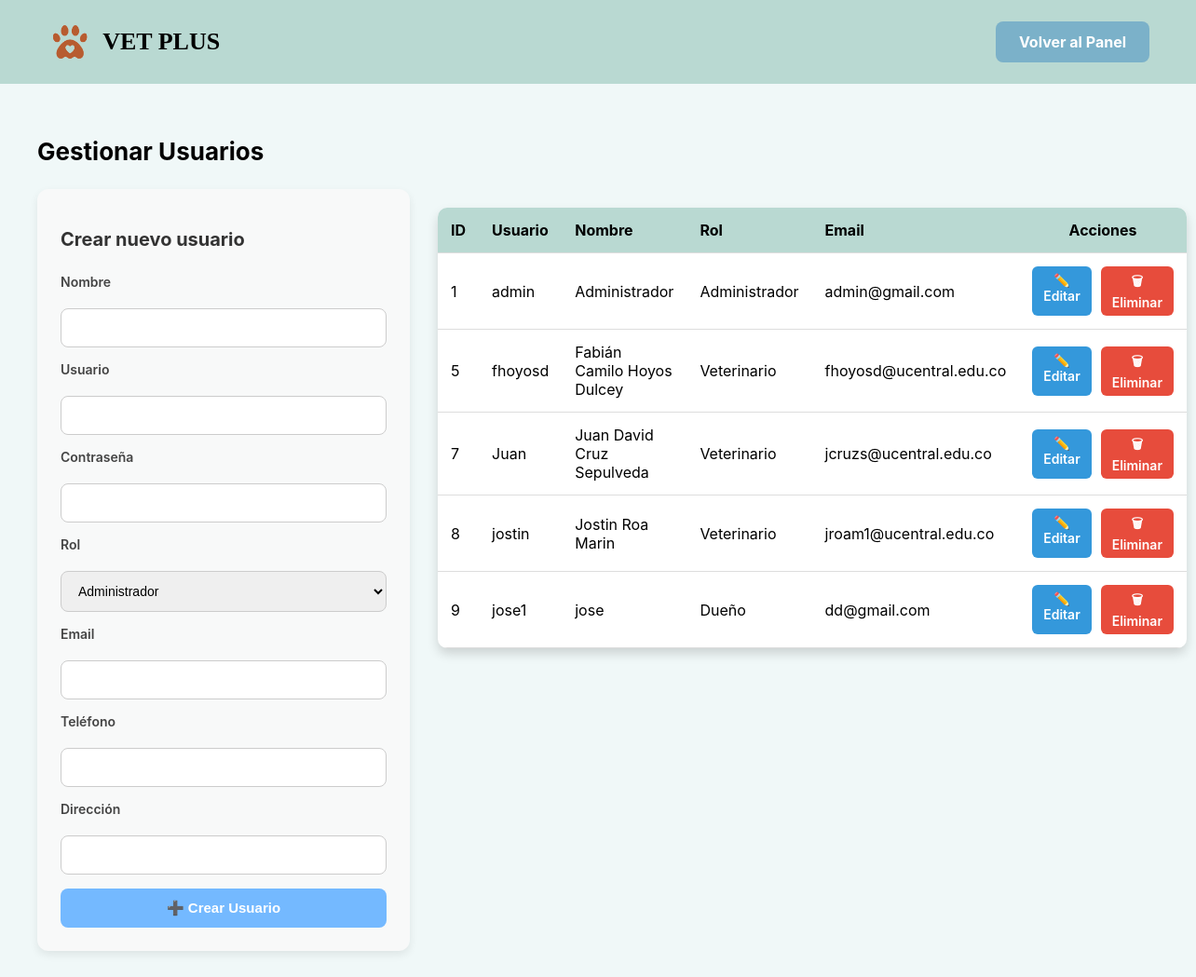
Screenshot of /users (signed in) with the database file from the repository.
### vetplus/models.py (models this page shows)
class User(db.Model, UserMixin):
    id = db.Column(db.Integer, primary_key = True)
    username = db.Column(db.String(50), unique = True, nullable = False)
    password = db.Column(db.String(100), nullable = False)
    role = db.Column(db.String(20), nullable = False, default = "owner") # owner, vet, admin
    name = db.Column(db.String(50), nullable = False)
    email = db.Column(db.String(100), unique = True, nullable = False)
    phone = db.Column(db.String(20), nullable = False)
    address = db.Column(db.String(200), nullable = False)
    pets = db.relationship("Pet", backref = "owner", cascade = "all, delete-orphan")
    patients = db.relationship(
        "Pet",
        secondary = vet_pet,
        back_populates = "veterinarians"
    )

### vetplus/routes/users.py (the view)
@users_bp.route("/users")
@login_required
def manage_users():
    admin_required()
    users = User.query.all()
    return render_template("admin/users/manage_users.html", users = users)

### vetplus/models.py (called while the page is built)
@login_manager.user_loader
def load_user(user_id):
    return User.query.get(int(user_id))

### vetplus/utils.py (called while the page is built)
def admin_required():
    if not current_user.is_authenticated or current_user.role != "admin":
        abort(403)

### templates/admin/users/manage_users.html (shortened to what this page needs)
<!DOCTYPE html>
<html lang="es">
<head>
</head>
<body>
    <header>
        <div class="logo">
            <img src="{{ url_for('static', filename='img/logo.png') }}" alt="Logo Vetplus">
            <h1>VET PLUS</h1>
        </div>
        <a href="{{ url_for('main.dashboard') }}" class="btn">Volver al Panel</a>
    </header>
    <main>
        <h1>Gestionar Usuarios</h1>
        <div class="container">
            <form method="POST" action="{{ url_for('users.create_user') }}">
                <h2>Crear nuevo usuario</h2>
                <label>Nombre</label>
                <input type="text" name="name" required>
                <label>Usuario</label>
                <input type="text" name="username" required>
                <label>Contraseña</label>
                <input type="password" name="password" required>
                <label>Rol</label>
                <select name="role" required>
                    <option value="admin">Administrador</option>
                </select>
                <label>Email</label>
                <input type="email" name="email">
                <label>Teléfono</label>
                <input type="text" name="phone">
                <label>Dirección</label>
                <input type="text" name="address">
                <button type="submit">➕ Crear Usuario</button>
            </form>
            <div>
                <table>
                    <tr>
                        <th>ID</th>
                        <th>Usuario</th>
                        <th>Nombre</th>
                        <th>Rol</th>
                        <th>Email</th>
                        <th class="actions-col">Acciones</th>
                    </tr>
                    {% for u in users %}
                    <tr>
                        <td>{{ u.id }}</td>
                        <td>{{ u.username }}</td>
                        <td>{{ u.name }}</td>
                        {% set role_names = {"admin": "Administrador", "owner": "Dueño", "vet": "Veterinario"} %}
                        <td>{{ role_names.get(u.role, u.role) }}</td>
                        <td>{{ u.email }}</td>
                        <td class="actions-col">
                            <div class="actions">
                                <a href="{{ url_for('users.edit_user', user_id=u.id) }}" class="btn-edit">✏️ Editar</a>
                                <a href="{{ url_for('users.delete_user', user_id=u.id) }}"onclick="return confirm('¿Eliminar este usuario?')" class="btn-delete">🗑 Eliminar</a>
                            </div>
                        </td>
                    </tr>
                    {% endfor %}
                </table>
            </div>
        </div>
    </main>
</body>
</html>

### templates/admin/users/manage_users.html (style rules this page uses)
body { margin: 0; font-family: 'Inter', sans-serif; background-color: #f0f8f8; color: #000; }
header { display: flex; justify-content: space-between; align-items: center; padding: 20px 50px; background-color: #b9d9d2; }
.logo { display: flex; align-items: center; gap: 10px; }
.logo img { height: 50px; }
.logo h1 { font-family: 'Just Me Again Down Here', cursive; font-size: 26px; margin: 0; }
.btn { background: #7bb1c9; border: none; padding: 12px 25px; font-size: 16px; font-weight: bold; border-radius: 8px; cursor: pointer; color: #fff; transition: transform 0.2s ease, background 0.3s ease; text-decoration: none; }
main { padding: 40px; max-width: 1300px; margin: 0 auto; }
h1 { font-size: 26px; margin-bottom: 25px; }
.container { display: grid; grid-template-columns: 400px 1fr; gap: 30px; align-items: start; }
form { background: #f8f9f9; padding: 25px; border-radius: 12px; box-shadow: 0 4px 10px rgba(0, 0, 0, 0.08); display: flex; flex-direction: column; gap: 15px; }
form h2 { margin-bottom: 10px; font-size: 20px; color: #333; }
form label { font-size: 14px; font-weight: 600; margin-bottom: 5px; color: #444; }
form input, form select { width: 100%; max-width: 100%; box-sizing: border-box; padding: 12px 14px; border: 1px solid #ccc; border-radius: 8px; font-size: 14px; transition: all 0.2s ease; }
form button { background: #74b9ff; border: none; padding: 12px; border-radius: 8px; font-size: 15px; font-weight: 600; color: #fff; cursor: pointer; transition: background 0.2s ease; }
table { width: 100%; border-collapse: collapse; margin-top: 20px; background: #fff; border-radius: 10px; overflow: hidden; box-shadow: 0px 6px 12px rgba(0, 0, 0, 0.15); align-self: start; }
th, td { padding: 14px; text-align: left; border-bottom: 1px solid #ddd; }
th { background: #b9d9d2; font-weight: bold; }
th.actions-col, td.actions-col { width: 150px; text-align: center; }
.actions { display: flex; gap: 10px; justify-content: center; }
.btn-edit, .btn-delete { padding: 6px 12px; border: none; border-radius: 6px; font-weight: 600; cursor: pointer; text-decoration: none; transition: 0.3s; display: inline-block; font-size: 14px; }
.btn-edit { background: #3498db; color: #fff; }
.btn-delete { background: #e74c3c; color: #fff; }

### rows the page displays
User: id "1", username "admin", name "Administrador", get "Administrador", email "admin@gmail.com"
User: id "5", username "fhoyosd", name "Fabián Camilo Hoyos Dulcey", get "Veterinario", email "fhoyosd@ucentral.edu.co"
User: id "7", username "Juan", name "Juan David Cruz Sepulveda", get "Veterinario", email "jcruzs@ucentral.edu.co"
User: id "8", username "jostin", name "Jostin Roa Marin", get "Veterinario", email "jroam1@ucentral.edu.co"
User: id "9", username "jose1", name "jose", get "Dueño", email "dd@gmail.com"
